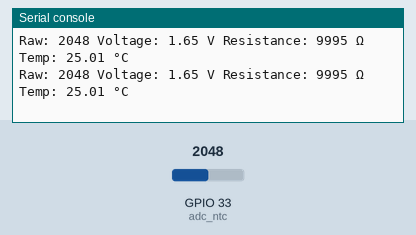
This program was run on a simulated ESP32 board running MicroPython. On the bench: the last lines printed to the serial console. The inputs (shaded band) are chosen by the test bench; at power-on: GPIO 33 (adc_ntc) = 2048 (analog values on the 0–4095 scale).

Above: at 1.2 s.
1.3 s: GPIO 33 (adc_ntc) set to 2866
At 2.6 s:
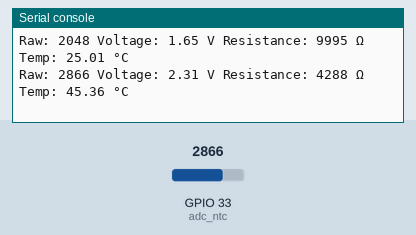
2.8 s: GPIO 33 (adc_ntc) set to 3603
At 3.8 s:
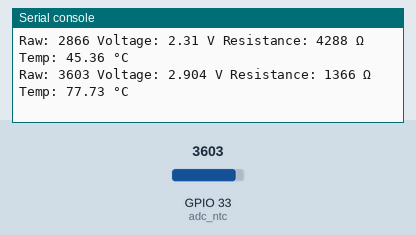
Timing chart, 0 to 5.8 s (numbered marks = the images above; inputs shaded):
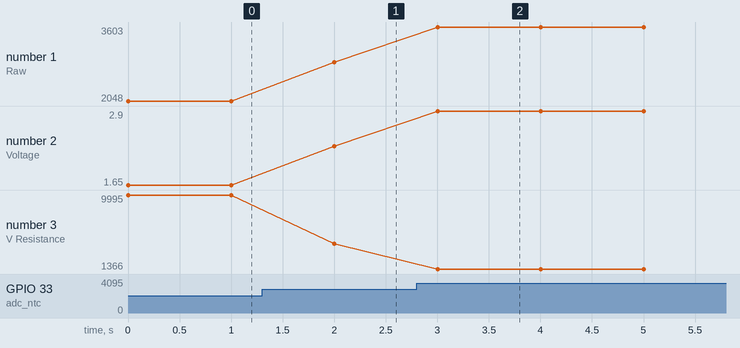

The program:

temperature.py
```python
from machine import ADC, Pin
import time
import math

# Config
R_NOMINAL = 10000      # resistance at 25°C (Ohms)
BETA = 3950            # Beta value
SERIES_RESISTOR = 10000  # your fixed resistor value (Ohms)
V_SUPPLY = 3.3

adc_ntc = ADC(Pin(33))
adc_ntc.atten(ADC.ATTN_11DB)   # full range 0–3.3V
adc_ntc.width(ADC.WIDTH_12BIT) # 0–4095 resolution

while True:
    raw = adc_ntc.read()
    voltage = raw * V_SUPPLY / 4095
    resistance = SERIES_RESISTOR * (V_SUPPLY / voltage - 1)

    # Convert to temperature (Celsius)
    temp_k = 1 / (1 / (25 + 273.15) + (1 / BETA) * math.log(resistance / R_NOMINAL))
    temp_c = temp_k - 273.15

    print("Raw:", raw,
          "Voltage:", round(voltage, 3), "V",
          "Resistance:", round(resistance), "Ω",
          "Temp:", round(temp_c, 2), "°C")

    time.sleep(1)
```

Measured:
- after the input at 1.3 s, the serial console: prints a new line after 0.70 s (image 1)
- after the input at 2.8 s, the serial console: prints a new line after 0.20 s (image 2)
- plotted number 1: 2048 → 2866 after the input at 1.3 s, 2866 → 3603 after the input at 2.8 s
- plotted number 2: 1.65 → 2.31 after the input at 1.3 s, 2.31 → 2.9 after the input at 2.8 s
- plotted number 3: 9995 → 4288 after the input at 1.3 s, 4288 → 1366 after the input at 2.8 s
